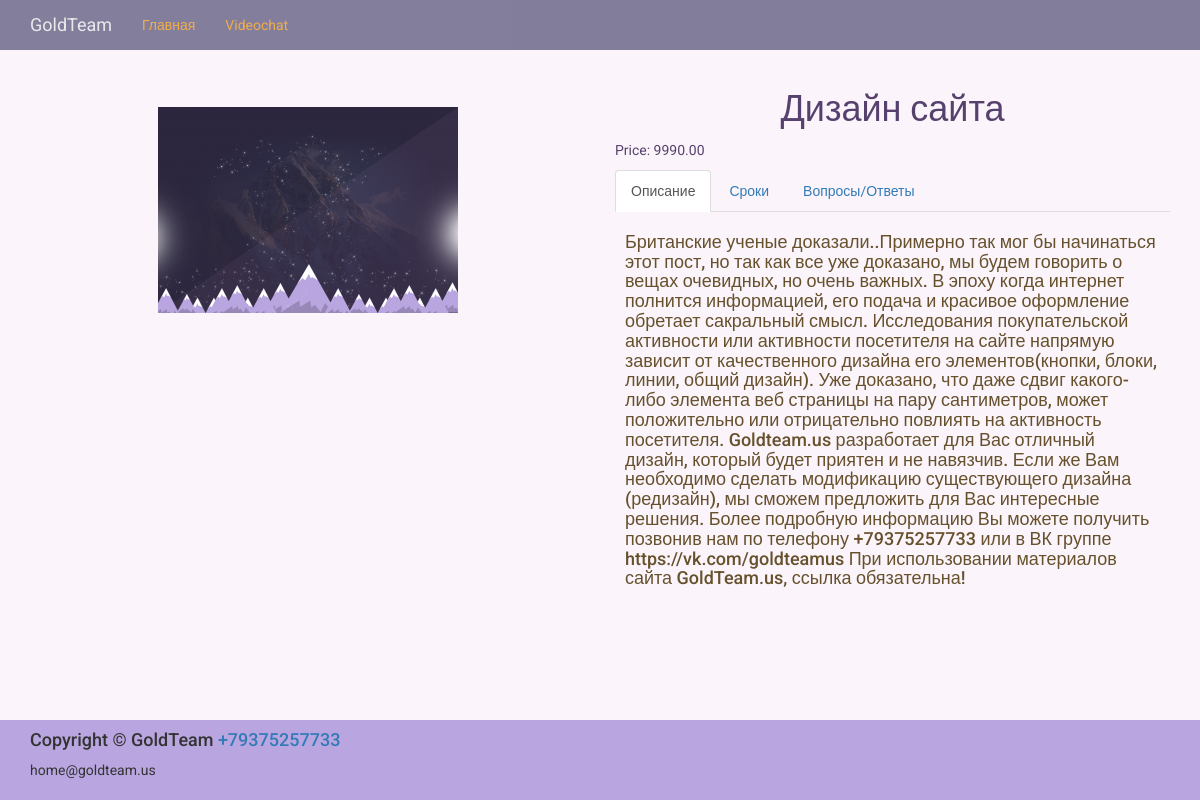
The app's page /product/2/, older data.
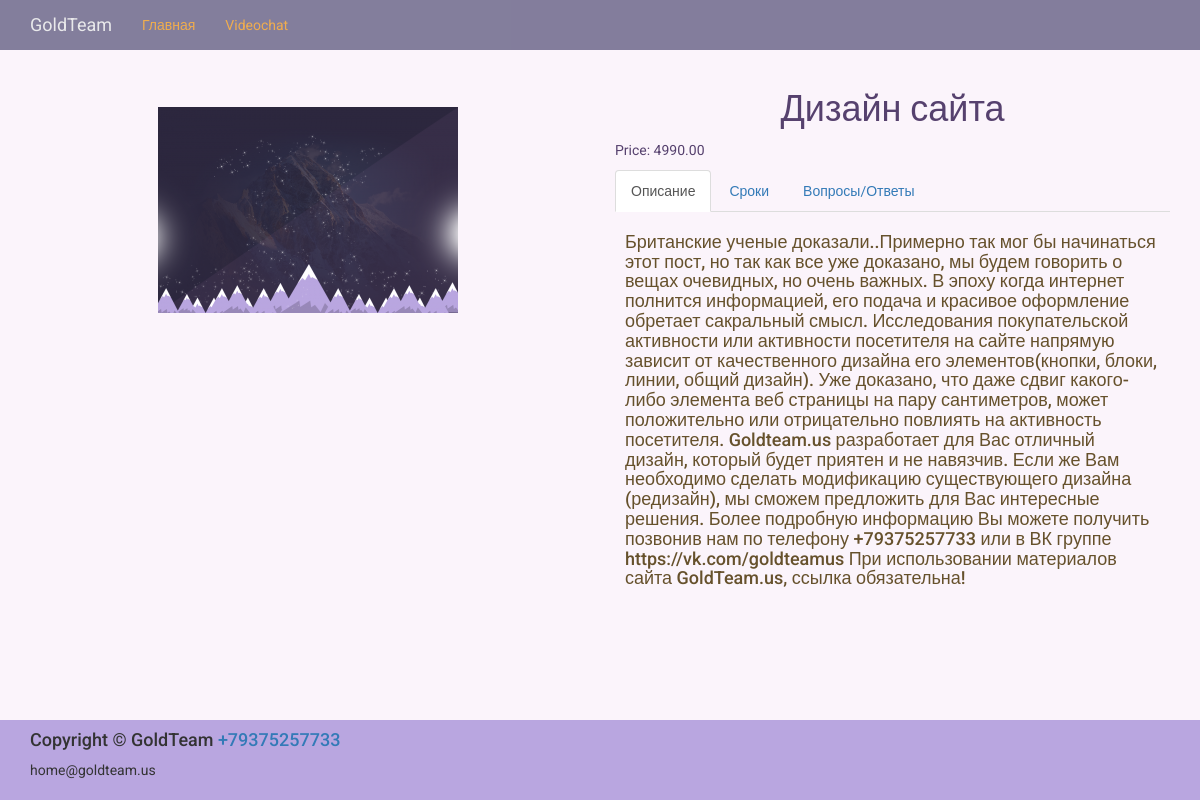
The same page, newer data.
### products/models.py (models this page shows, shortened)
class Product(models.Model):
    name = models.CharField(max_length=64, blank=True, null=True, default=None)
    price = models.DecimalField(max_digits=10, decimal_places=2, default=0)  # price*nmb
    discount = models.IntegerField(default=0)
    category = models.ForeignKey(ProductCategory, blank=True, null=True, default=None)
    short_description = models.TextField(blank=True, null=True, default=None)
    description = models.TextField(blank=True, null=True, default=None)
    is_active = models.BooleanField(default=True)
    created = models.DateTimeField(auto_now_add=True, auto_now=False)
    updated = models.DateTimeField(auto_now_add=False, auto_now=True)
    class Meta:
        verbose_name = 'Товар'
        verbose_name_plural = 'Товары'

### products/views.py (the view)
# urls.py: url(r'^product/(?P<product_id>\w+)/$', views.product, name='product'),
def product(request, product_id):
    product = Product.objects.get(id=product_id)
    session_key = request.session.session_key
    if not session_key:
        request.session.cycle_key()
    print(request.session.session_key)
    return render(request, 'products/product.html', locals())

### orders/context_processors.py (called while the page is built)
def getting_basket_info(request):
    session_key = request.session.session_key
    if not session_key:
        request.session["session_key"] = 123
        request.session.cycle_key()
    products_in_basket = ProductInBasket.objects.filter(session_key=session_key, is_active=True, order__isnull=True)
    products_total_nmb = products_in_basket.count()
    return locals()

### templates/products/product.html (shortened to what this page needs)
{% extends 'base.html' %}
{% load static %}
{% block content %}
    <div class="container" xmlns="http://www.w3.org/1999/html">
        <div class="row">
            <div class="col-lg-6 product-image-item">
                {% for image_item in product.productimage_set.all %}
                    <div class="product-image-item">
                        <img src="{{ image_item.image.url }}" class="img-responsive">
                    </div>
                {% endfor %}
            </div>
            <div class="col-lg-6 indent">
                <h1 class="text-center color" >
                    {{ product.name }}
                </h1>
                <div class="color">
                    <p>
                        Price: {{ product.price }}
                    </p>
                </div>
                <div>
                      <ul class="nav nav-tabs" role="tablist">
                        <li role="presentation" class="active">
                            <a href="#description" aria-controls="home" role="tab" data-toggle="tab">
                                Описание
                            </a>
                        </li>
                        <li role="presentation">
                            <a href="#about" aria-controls="profile" role="tab" data-toggle="tab">
                                Сроки
                            </a>
                        </li>
                        <li role="presentation"><a href="#messages" aria-controls="messages" role="tab" data-toggle="tab">Вопросы/Ответы</a></li>
                      </ul>
                      <div class="tab-content product-description-tabs">
                        <div role="tabpanel" class="tab-pane active" id="description">
                            <h4>{{ product.description }}</h4>
                        </div>
                      </div>
                </div>
            </div>
        </div>
    </div>
{% endblock %}

Row changes from the older to the newer data that the page shows:
changed Product "Дизайн сайта": price "9990.00" → "4990.00"
